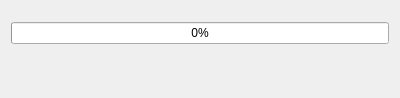
<?xml version="1.0" encoding="UTF-8"?>
<ui version="4.0">
 <class>ProgrammingStatusDlgClass</class>
 <widget class="QDialog" name="ProgrammingStatusDlgClass">
  <property name="windowModality">
   <enum>Qt::WindowModal</enum>
  </property>
  <property name="geometry">
   <rect>
    <x>0</x>
    <y>0</y>
    <width>400</width>
    <height>98</height>
   </rect>
  </property>
  <property name="contextMenuPolicy">
   <enum>Qt::NoContextMenu</enum>
  </property>
  <property name="windowTitle">
   <string>Programming Status</string>
  </property>
  <property name="modal">
   <bool>true</bool>
  </property>
  <layout class="QVBoxLayout" name="verticalLayout">
   <item>
    <spacer name="verticalSpacer">
     <property name="orientation">
      <enum>Qt::Vertical</enum>
     </property>
     <property name="sizeHint" stdset="0">
      <size>
       <width>20</width>
       <height>40</height>
      </size>
     </property>
    </spacer>
   </item>
   <item>
    <widget class="QProgressBar" name="progressBar">
     <property name="value">
      <number>0</number>
     </property>
     <property name="alignment">
      <set>Qt::AlignCenter</set>
     </property>
    </widget>
   </item>
   <item>
    <spacer name="verticalSpacer_2">
     <property name="orientation">
      <enum>Qt::Vertical</enum>
     </property>
     <property name="sizeHint" stdset="0">
      <size>
       <width>20</width>
       <height>40</height>
      </size>
     </property>
    </spacer>
   </item>
   <item>
    <widget class="QLabel" name="label">
     <property name="text">
      <string/>
     </property>
     <property name="alignment">
      <set>Qt::AlignCenter</set>
     </property>
    </widget>
   </item>
   <item>
    <spacer name="verticalSpacer_3">
     <property name="orientation">
      <enum>Qt::Vertical</enum>
     </property>
     <property name="sizeHint" stdset="0">
      <size>
       <width>20</width>
       <height>40</height>
      </size>
     </property>
    </spacer>
   </item>
  </layout>
 </widget>
 <layoutdefault spacing="6" margin="11"/>
 <resources/>
 <connections/>
</ui>
